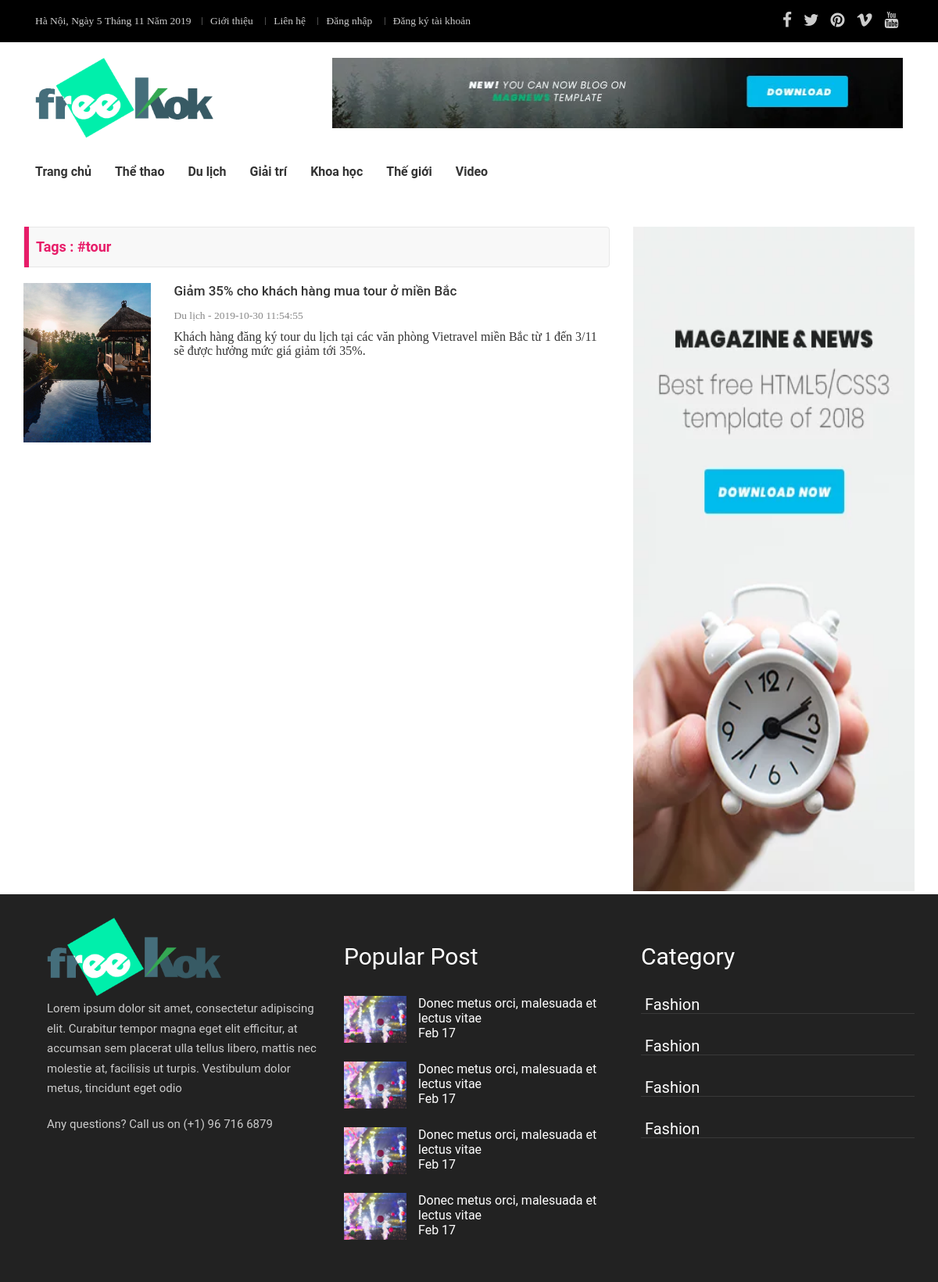
/tour.html, run on the app's committed database.
### tables this page shows
CREATE TABLE `theloai` (
  `id` int(11) NOT NULL,
  `tentl` varchar(200) NOT NULL,
  `tentl_ko` varchar(200) NOT NULL,
  `menu` tinyint(4) NOT NULL DEFAULT '0' COMMENT '0: không hiển thị ở thanh menu, 1:hiển thị',
  `home` tinyint(4) NOT NULL DEFAULT '0' COMMENT '0: không hiển thị ở trang chủ, 1:hiển thị',
  `title_seo` varchar(225) NOT NULL,
  `desc_seo` text NOT NULL,
  `key_seo` longtext NOT NULL,
  `deleted` tinyint(4) NOT NULL DEFAULT '0' COMMENT '0: chưa xóa, 1: đã xóa'
);

CREATE TABLE `tintuc` (
  `id` int(11) NOT NULL,
  `id_type` int(11) NOT NULL,
  `id_user` int(11) NOT NULL,
  `ava_img` varchar(200) NOT NULL,
  `alt_img` varchar(200) NOT NULL,
  `tieude` varchar(225) NOT NULL,
  `tieude_ko` varchar(225) NOT NULL,
  `mota` text NOT NULL,
  `noidung` longtext NOT NULL,
  `tags` text NOT NULL,
  `luotxem` bigint(20) NOT NULL DEFAULT '0',
  `ngaydang` timestamp NOT NULL DEFAULT CURRENT_TIMESTAMP,
  `dacbiet` tinyint(4) NOT NULL DEFAULT '0' COMMENT '0: tin bình thường, 1:tin đặc biệt',
  `hienthi` tinyint(4) NOT NULL DEFAULT '0' COMMENT '0:tin không hiển thị, 1:tin đặc biệt',
  `title_seo` varchar(225) NOT NULL,
  `desc_seo` text NOT NULL,
  `key_seo` longtext NOT NULL,
  `deleted` tinyint(4) NOT NULL DEFAULT '0' COMMENT '0: chưa xóa , 1: đã xóa'
);

CREATE TABLE `tags` (
  `id` int(11) NOT NULL,
  `ten_tags` varchar(225) NOT NULL,
  `tags_ko` varchar(225) NOT NULL
);

### model/DBConnect.php (called while the page is built, shortened)
<?php
class DBConnect{
  private $conn = null;
  private $stsm = null;
  function __construct($dbname='cuacuon',$username='root',$password=''){
    $dsn = "mysql:dbname=$dbname;host=localhost";
    try{
      $this->conn = new PDO($dsn,$username,$password);
      $this->conn->exec('SET NAMES utf8');
    }
    catch(PDOException $e){
      echo $e->getMessage();
      die;
    }
  }
  function executeQuery($sql,$options=[]){
    $this->stsm = $this->conn->prepare($sql);
    return $this->stsm->execute();
  }
  function getMoreRows($sql){
    $check = $this->executeQuery($sql);
    if($check){
      return $this->stsm->fetchAll(PDO::FETCH_OBJ);
    }
    return false;
  }
}
?>

### model/newsModel.php (called while the page is built, shortened)
<?php require_once "DBConnect.php";
class newsModel extends DBConnect{
	function selectT(){
		$sql = "SELECT *
				FROM theloai
				WHERE menu = 1
		";
		return $this->getMoreRows($sql);
	}
	function getNewsByTags($tags){
		$sql = "SELECT * , tt.id as idtt
				FROM  tintuc tt
				INNER JOIN theloai tl ON tl.id = id_type
				INNER JOIN tintuc_tags ttt ON id_tintuc = tt.id
				INNER JOIN tags t ON t.id = id_tags
				INNER JOIN nguoidung u ON u.id = id_user
				WHERE tags_ko = '$tags'
		";
		return $this->getMoreRows($sql);
	}
}
?>

### controller/newsController.php (called while the page is built, shortened)
<?php
require_once "model/newsModel.php";
class newsController{
	public function tag(){
		$model = new newsModel;
		if(isset($_GET['tags'])){
			$tags = $_GET['tags'];
		}
		$tag = $model->getNewsByTags($tags);
		return array(
			'tag' => $tag,
		);
	}
}
?>

### tag.php (the view, shortened to what this page needs)
<?php
require_once "controller/newsController.php";
$ctrl = new newsController;
$data = $ctrl->tag();
$tt = $data['tag'];
?>
<!DOCTYPE html>
<html lang="en">
<head>
	<link rel="stylesheet" type="text/css" href="public/template/css/bootstrap.min.css">
	<link rel="stylesheet" type="text/css" href="fonts/font-awesome-4.7/css/font-awesome.min.css">
	<link rel="stylesheet" type="text/css" href="public/template/css/slick.css">
	<link rel="stylesheet" type="text/css" href="public/template/css/style.css">
	<link rel="stylesheet" type="text/css" href="public/template/css/animate.min.css" <link rel="stylesheet" type="text/css"
		href="public/template/css/responsive.css">
</head>
<?php require_once "view/header.php"; ?>
	<main>
		<div class="container">
			<div class="row" style="padding-top: 50px;">
				<div class="col-md-8">
					<div class="theloai1">
						<div class="row">
							<div class="col-md-12">
								<nav class="navbar navbar-default">
									<a class="navbar-brand giaitri" href="#">Tags : #<?=$tt[0]->ten_tags?></a>
								</nav>
							</div>
						</div>
						<div class="row" style="padding-bottom:50px">
							<div class="col-md-12" style="padding-right: 25px;">
								<?php foreach($tt as $tag): ?>
								<div class="row"
									style="display: flex; margin-bottom: 30px;justify-content: space-between;">
									<div class="col-md-3">
										<div class="bochinhanhne">
											<a href="#" class="postright">
												<img src="upload/<?=$tag->ava_img?>" alt="<?=$tag->alt_img?>">
											</a>
										</div>
									</div>
									<div class="col-md-9">
										<div class="titlepostright">
											<h5 style="padding-bottom: 10px;"><a href="#" class="postright1"><?=$tag->tieude?></a></h5>
											<span class="tagtintuc">
												<a href="#"><?=$tag->tentl?></a>
												<span>-</span>
												<span><?=$tag->ngaydang?></span>
											</span>
											<p><?=$tag->mota?></p>
										</div>
									</div>
								</div>
							<?php endforeach ?>
							</div>
						</div>
					</div>
				</div>
				<div class="col-md-4">
					<div class="hinhquangcao">
						<a href="#">
							<img src="img/banner-02.jpg" alt="" style="width: 100%;height: 850px;">
						</a>
					</div>
				</div>
			</div>
		</div>
	</main>
<?php require_once "view/footer.php"; ?>

### view/header.php (shortened to what this page needs)
<?php
require_once "model/newsModel.php";
$model = new newsModel;
$type = $model->selectT();
?>
<body>
	<header id="header">
		<div class="hd-top">
			<div class="container-fluid">
				<div class="container">
					<div class="all-top">
						<div class="col-lg-8 col-md-8 col-sm-12 col-xs-12">
							<div class="left-top">
								<span class="days-time">
								Hà Nội,
								<?php
		                            $date = getdate();
		                            echo "  Ngày ".$date['mday']." Tháng ".$date['mon']." Năm ".$date['year'];
		                        ?>
                       			 </span>
								<a class="left-li" href="trang-chu">Giới thiệu</a>
								<a class="left-li" href="trang-chu">Liên hệ</a>
								<?php if(isset($_SESSION['tokenid'])): ?>
								<a class="left-li"  href="ca-nhan"><?=$_SESSION['nameu']?></a>
								<?php else: ?>
								<a class="left-li" id="dangnhap" href="dang-nhap">Đăng nhập</a>
								<a class="left-li" id="dangky" href="dang-ky">Đăng ký tài khoản</a>
								<?php endif ?>
							</div>
						</div>
						<div class="col-lg-4 col-md-4 col-sm-12 col-xs-12">
							<div class="right-top">
								<a class="icon-right" href="trang-chu"><i class="fa fa-facebook" aria-hidden="true"></i></a>
								<a class="icon-right" href="trang-chu"><i class="fa fa-twitter" aria-hidden="true"></i></a>
								<a class="icon-right" href="trang-chu"><i class="fa fa-pinterest" aria-hidden="true"></i></a>
								<a class="icon-right" href="trang-chu"><i class="fa fa-vimeo" aria-hidden="true"></i></a>
								<a class="icon-right" href="trang-chu"><i class="fa fa-youtube" aria-hidden="true"></i></a>
							</div>
						</div>
					</div>
				</div>
			</div>
		</div>
		<div class="logo-banner">
			<div class="container">
				<div class="col-lg-4 col-md-4 col-xs-4 col-sm-4">
					<div class="logo">
						<a href="trang-chu">
							<img src="public/template/img/logo.png">
						</a>
					</div>
				</div>
				<div class="col-lg-8 col-md-8 col-sm-8 col-xs-8">
					<div class="banner">
						<a href="trang-chu">
							<img src="public/template/img/banner-01.png">
						</a>
					</div>
				</div>
			</div>
		</div>
		<div class="container">
			<div class="menu">
				<nav class="nav-wrap" id="main-nav">
					<ul class="nav-ul">
						<li><a href="trang-chu">Trang chủ</a>
						</li>
						<?php foreach($type as $t): ?>
						<li><a href="<?=$t->tentl_ko?>"><?=$t->tentl?></a>
						</li>
						<?php endforeach ?>
						<li class="dropdown "><a href="trang-chu">Video</a>
						</li>
					</ul>
				</nav>
			</div>
		</div>
	</header>

### public/template/css/style.css (style rules this page uses)
html,body,div,span,applet,object,iframe,h1,h2,h3,h4,h5,h6,p,blockquote,pre,a,abbr,acronym,address,big,cite,code,del,dfn,em,img,ins,kbd,q,s,samp,small,strike,strong,sub,sup,tt,var,b,u,i,center,dl,dt,dd,ol,ul,li,fieldset,form,label,legend,table,caption,tbody,tfoot,thead,tr,th,td,article,aside,canvas,details,embed,figure,figcaption,footer,header,hgroup,menu,nav,output,ruby,section,summary,time,mark,audio,video { margin: 0;padding: 0;border: 0;font-size: 100%;font: inherit;vertical-align: baseline; }
*,*:after,*:before { -webkit-box-sizing: border-box;-moz-box-sizing: border-box;box-sizing: border-box;padding: 0;margin: 0; }
article,aside,details,figcaption,figure,footer,header,hgroup,menu,nav,section { display: block; }
a { color: inherit; text-decoration: none }
.container-fluid { padding: 0; margin: 0; }
.hd-top { background-color: black; height: auto; color: white; }
.all-top { min-height: 50px; align-items: center; }
.left-top { display: inline-block; line-height: 20px; padding: 15px 0px; }
.left-top span.days-time { margin-right: 10px; font-size: 13.5px; color: #ccc; }
.left-top a.left-li { padding: 0px 10px; font-size: 13.5px; color: #ccc; line-height: 1.8; position: relative; transition: all 0.3s ease-in-out; padding-right: .7rem!important; padding-left: .7rem!important; }
.left-top a.left-li::before { content: ""; display: block; position: absolute; width: 1px; height: 10px; background-color: #fff; opacity: 0.3; left: 0; top: calc(50% - 5px); }
.right-top { float: right; line-height: 20px; padding: 15px 0px; }
.right-top a { padding: 0px 5.5px; font-size: 21px; color: #ccc; }
.logo-banner { padding: 20px 0px; }
.logo img { width: 65%; }
.banner img { width: 100%; height: 90px; }
.dropdown { position: relative }
.nav-ul { list-style: none; float: left }
.nav-ul > li { float: left }
.nav-ul > li > a { display: block; line-height: 20px; padding: 10px 15px; font-size: 16px; font-weight: bold; font-family: 'Roboto', sans-serif; }
#header { position: sticky; left: 0; top: 0; width: 100%; z-index: 999; background-color: #fff }
span.tagtintuc { font-size: 13.5px; color: #888; }
.theloai1 .navbar-brand.giaitri { color: #E71D69; font-family: 'Roboto', sans-serif; font-weight: 600; }
.theloai1 .navbar-brand.giaitri::before { content: ""; display: block; position: absolute; width: 6px; height: 52px; background-color: #E71D69; opacity: 1; left: 0px; top: -1px; }
.bochinhanhne a img { max-width: 100%; }
h5 a.postright1 { font-size: 17px; font-family: 'Roboto', sans-serif; line-height: 1.25; font-weight: 500; }
.titlepostright { word-wrap: break-word; }
.titlepostright p { padding-top: 10px; overflow: hidden; }

### data on the page
theloai: tentl "Thể thao"
theloai: tentl "Du lịch"
theloai: tentl "Giải trí"
theloai: tentl "Khoa học"
theloai: tentl "Thế giới"
tintuc: tags.ten_tags "tour", ava_img (picture), tieude "Giảm 35% cho khách hàng mua tour ở miền Bắc", id_type.tentl "Du lịch", ngaydang "2019-10-30 11:54:55", mota "Khách hàng đăng ký tour du lịch tại các văn phòng Vietravel miền Bắc từ 1 đến 3/11 sẽ được hưởng mức giá giảm tới 35%."

### other printed values
$date['mday'] "5"
$date['mon'] "11"
$date['year'] "2019"
